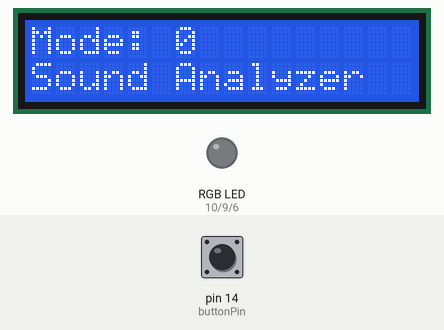
This sketch was run on a simulated Arduino Uno, built with avr-gcc and run on an emulated ATmega328P. Parts: 16×2 character LCD, an RGB LED mixed from three pins (HIGH = lit). The test bench sets the inputs (shaded band); at power-on: pin 14 (buttonPin) LOW.

Above: at 2.2 s.
2.3 s: pin 14 (buttonPin) pulled HIGH for 0.15 s
At 3.1 s:
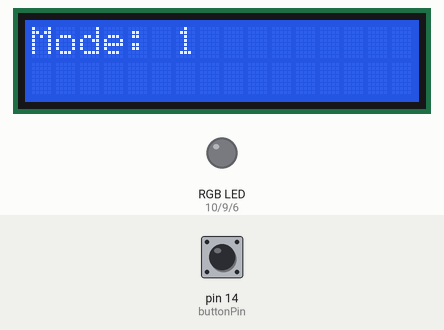
4.9 s: pin 14 (buttonPin) pulled HIGH for 1 s
At 6.11 s:
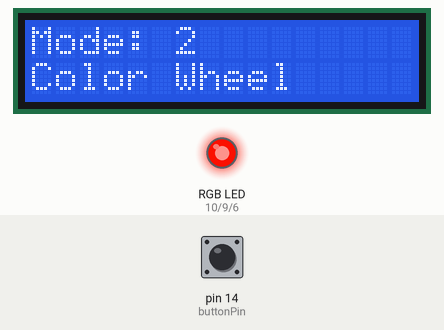
11.0 s: pin 14 (buttonPin) pulled HIGH for 3.2 s
At 14.9 s:
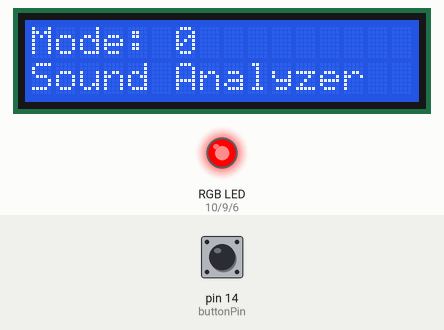
15.7 s: pin 14 (buttonPin) pulled HIGH for 0.15 s
At 16.2 s:
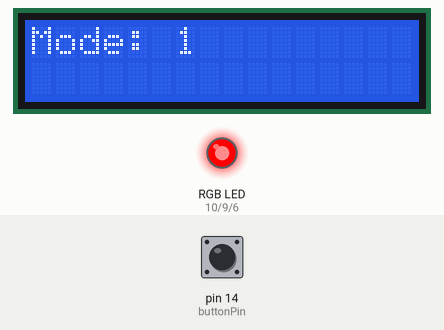
Timing chart, 0 to 19.6 s (numbered marks = the images above; inputs shaded):
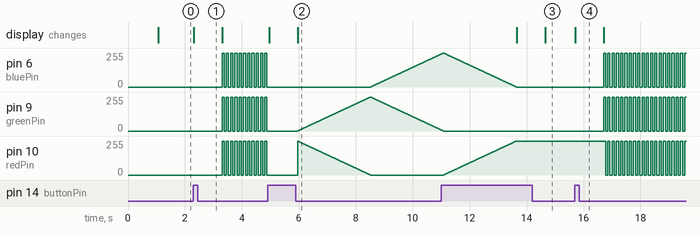

The sketch:

LIGHTS_FINAL.ino
```cpp
// include the library code:
#include <LiquidCrystal.h>

// initialize the library by associating any needed LCD interface pin
// with the arduino pin number it is connected to
const int rs = 12, en = 11, d4 = 5, d5 = 4, d6 = 3, d7 = 2;
LiquidCrystal lcd(rs, en, d4, d5, d6, d7);

// LIGHTS
const int redPin = 10;
const int greenPin = 9;
const int bluePin = 6;

// Ratios- Probably wont use
const int max_red = 255;
const int max_green = 255;
const int max_blue = 255;

// Button
const int buttonPin = 14;

int buttonState = 0;
int lightsMode = 0;


void printMode(String(modeName)) {
  lcd.setCursor(0, 1);
  lcd.print(modeName);
}

void setup() {
  // Screen
  lcd.begin(16, 2);
  lcd.print("Welcome to the Lights");
  /*
  delay(2000);
  for(int positionCounter = 0; positionCounter < 5; positionCounter++) {
    lcd.scrollDisplayLeft();
    delay(400);
  }
  delay(1000);
  */

  // LIGHTS
  pinMode(redPin, OUTPUT);
  pinMode(greenPin, OUTPUT);
  pinMode(bluePin, OUTPUT);

  // Button
  pinMode(buttonPin, INPUT);

  // Serial
  Serial.begin(115200);
  delay(1000);

  // Display mode 0
  lcd.clear();
  lcd.print("Mode: ");
  lcd.print(lightsMode);
  printMode("Sound Analyzer");
}

void loop() {

  buttonState = digitalRead(buttonPin);

  if (buttonState == HIGH) {
    lightsMode += 1;
    if (lightsMode > 2) {
      lightsMode = 0;
    }
    lcd.clear();
    lcd.print("Mode: ");
    lcd.print(lightsMode);
    delay(1000);
    if (lightsMode == 0) {
      printMode("Sound Analyzer");
    } else if (lightsMode == 1) {
      printMode("White Strobe");
    } else if (lightsMode == 2) {
      printMode("Color Wheel");
    }
  }

  // SOUND ANALYZER MODE 0
  if (lightsMode == 0) {
    if (Serial.read()== ('M')) {
      float redValue = Serial.parseFloat();
      float greenValue = Serial.parseFloat();
      float blueValue = Serial.parseFloat();

      if (Serial.read() == '\n') {
        analogWrite(redPin, redValue);
        analogWrite(greenPin, greenValue);
        analogWrite(bluePin, blueValue);
      }
    }
  }

  // STROBE MODE 1
  if (lightsMode == 1) {
    // Lights
    analogWrite(greenPin, 255);
    analogWrite(redPin, 255);
    analogWrite(bluePin, 255);
    delay(75);
    analogWrite(greenPin, 0);
    analogWrite(redPin, 0);
    analogWrite(bluePin, 0);
    delay(75);
  }

  // COLOR WHEEL 2
  if (lightsMode == 2) {

    float redValue;
    float blueValue;
    float greenValue;

    redValue = 255;
    blueValue = 0;
    greenValue = 0;

    for (int i =0; i < 255; i += 1) {
      greenValue += 1;
      redValue -= 1;
      analogWrite(greenPin, greenValue);
      analogWrite(redPin, redValue);
      analogWrite(bluePin, 0);
      delay(10);
    }


    redValue = 0;
    blueValue = 0;
    greenValue = 255;

    for (int i =0; i < 255; i += 1) {
      blueValue += 1;
      greenValue -= 1;
      analogWrite(bluePin, blueValue);
      analogWrite(greenPin, greenValue);
      analogWrite(redPin, 0);
      delay(10);
    }

    redValue = 0;
    blueValue = 255;
    greenValue = 0;

    for (int i =0; i < 255; i += 1) {
      redValue += 1;
      blueValue -= 1;
      analogWrite(redPin, redValue);
      analogWrite(bluePin, blueValue);
      analogWrite(greenPin, 0);
      delay(10);
    }

  }

  // COLOR SELECT 3
  if (lightsMode == 3) {
    delay(2000);

    float redValue;
    float blueValue;
    float greenValue;
    bool newColors = true;

    while (newColors) {
      redValue = 255;
      blueValue = 0;
      greenValue = 0;

      for (int i =0; i < 255; i += 1) {
        greenValue += 1;
        redValue -= 1;
        analogWrite(greenPin, greenValue);
        analogWrite(redPin, redValue);
        analogWrite(bluePin, 0);
        delay(10);
        if (buttonState == HIGH) {
          Serial.print("$$$$$");
          delay(1000);
          newColors = false;
          break;
        }
      }
    }

    while (newColors) {
      redValue = 0;
      blueValue = 0;
      greenValue = 255;

      for (int i =0; i < 255; i += 1) {
        blueValue += 1;
        greenValue -= 1;
        analogWrite(bluePin, blueValue);
        analogWrite(greenPin, greenValue);
        analogWrite(redPin, 0);
        delay(10);
        if (buttonState == HIGH) {
          newColors = false;
          break;
        }
      }
    }

    while (newColors) {
      redValue = 0;
      blueValue = 255;
      greenValue = 0;

      for (int i =0; i < 255; i += 1) {
        redValue += 1;
        blueValue -= 1;
        analogWrite(redPin, redValue);
        analogWrite(bluePin, blueValue);
        analogWrite(greenPin, 0);
        delay(10);
        if (buttonState == HIGH) {
          newColors = false;
          break;
        }
      }
    }

    analogWrite(redPin, redValue);
    analogWrite(bluePin, blueValue);
    analogWrite(greenPin, greenValue);

  }
}
```

Measured:
- after the input at 2.3 s, pin 6 (bluePin), pin 9 (greenPin), pin 10 (redPin): alternates 255/255 for 0.08 s and 0/255 for 0.08 s, starting after 1.0 s; the display: changes at once (image 1)
- after the input at 4.9 s, the display: first changes after 0.06 s (image 2 shows a later state)
- after the input at 11.0 s, pin 9 (greenPin): goes on until 11.1 s, then stays 0/255; pin 10 (redPin): goes on until 13.6 s, then stays 255/255; the display: first changes after 2.7 s (image 3 shows a later state)
- after the input at 15.7 s, pin 6 (bluePin), pin 9 (greenPin): alternates 255/255 for 0.08 s and 0/255 for 0.08 s, starting after 1.0 s; pin 10 (redPin): alternates 255/255 for 0.08 s and 0/255 for 0.08 s, starting after 1.1 s; the display: changes at once (image 4)
